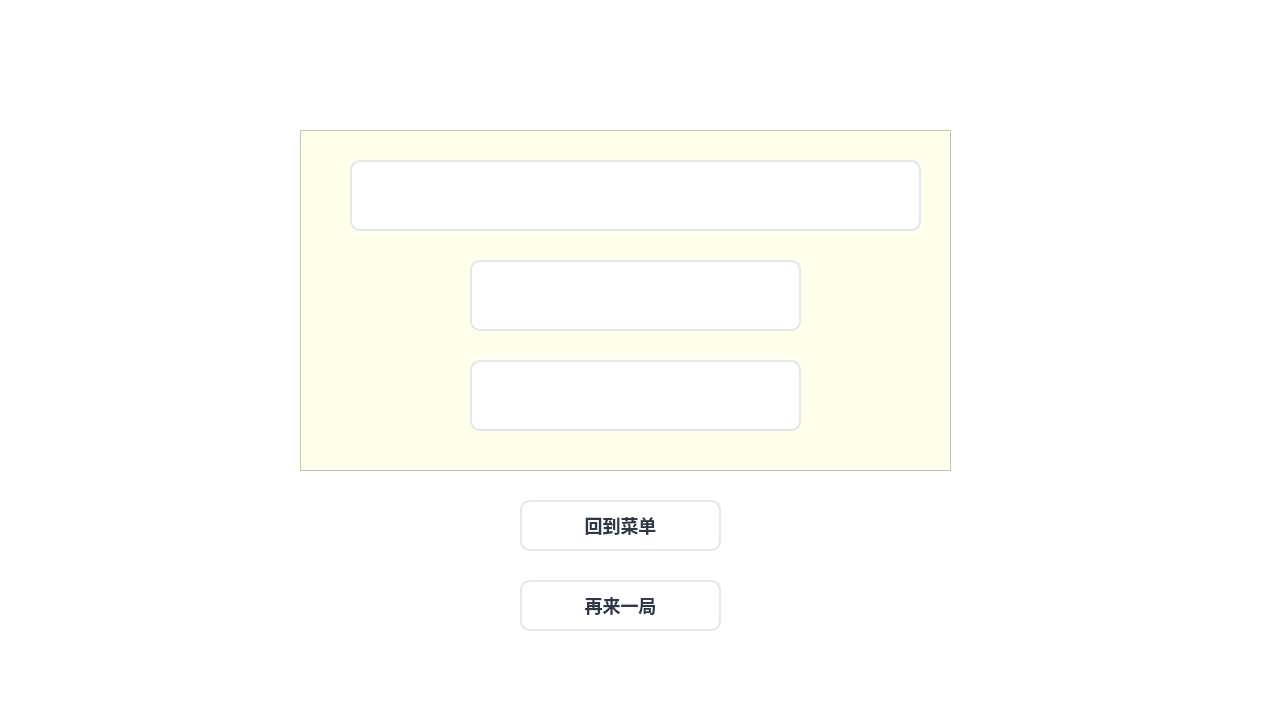
<?xml version="1.0" encoding="UTF-8"?>
<ui version="4.0">
 <class>ScorePanel</class>
 <widget class="QWidget" name="ScorePanel">
  <property name="geometry">
   <rect>
    <x>0</x>
    <y>0</y>
    <width>1280</width>
    <height>720</height>
   </rect>
  </property>
  <property name="sizePolicy">
   <sizepolicy hsizetype="Preferred" vsizetype="Preferred">
    <horstretch>0</horstretch>
    <verstretch>0</verstretch>
   </sizepolicy>
  </property>
  <property name="windowTitle">
   <string>Form</string>
  </property>
  <property name="styleSheet">
   <string notr="true">background-color:#ffffff
</string>
  </property>
  <widget class="QPushButton" name="anotherGame">
   <property name="geometry">
    <rect>
     <x>520</x>
     <y>580</y>
     <width>201</width>
     <height>51</height>
    </rect>
   </property>
   <property name="font">
    <font>
     <family>Inter</family>
     <pointsize>-1</pointsize>
     <fontweight>Medium</fontweight>
    </font>
   </property>
   <property name="styleSheet">
    <string notr="true">font-family: &quot;Inter&quot;, &quot;Segoe UI&quot;, &quot;Helvetica Neue&quot;, sans-serif;
font-size: 18px;
font-weight: 500;
color: #2D3748;
background-color: #FFFFFF;
border-radius: 10px;
border: 2px solid #E2E8F0;
</string>
   </property>
   <property name="text">
    <string>再来一局</string>
   </property>
  </widget>
  <widget class="QPushButton" name="backToMainMenu">
   <property name="geometry">
    <rect>
     <x>520</x>
     <y>500</y>
     <width>201</width>
     <height>51</height>
    </rect>
   </property>
   <property name="font">
    <font>
     <family>Inter</family>
     <pointsize>-1</pointsize>
     <fontweight>Medium</fontweight>
    </font>
   </property>
   <property name="styleSheet">
    <string notr="true">font-family: &quot;Inter&quot;, &quot;Segoe UI&quot;, &quot;Helvetica Neue&quot;, sans-serif;
font-size: 18px;
font-weight: 500;
color: #2D3748;
background-color: #FFFFFF;
border-radius: 10px;
border: 2px solid #E2E8F0;
</string>
   </property>
   <property name="text">
    <string>回到菜单</string>
   </property>
  </widget>
  <widget class="QTextEdit" name="plainText">
   <property name="geometry">
    <rect>
     <x>300</x>
     <y>130</y>
     <width>651</width>
     <height>341</height>
    </rect>
   </property>
   <property name="styleSheet">
    <string notr="true">background-color:rgb(255, 255, 234)</string>
   </property>
  </widget>
  <widget class="QTextEdit" name="winOrLoseText">
   <property name="geometry">
    <rect>
     <x>350</x>
     <y>160</y>
     <width>571</width>
     <height>71</height>
    </rect>
   </property>
   <property name="styleSheet">
    <string notr="true">font-family: &quot;Inter&quot;, &quot;Segoe UI&quot;, &quot;Helvetica Neue&quot;, sans-serif;
font-size: 28px;
font-weight: 500;
color: #2D3748;
background-color: #FFFFFF;
border-radius: 10px;
border: 2px solid #E2E8F0; 
text-align: center;</string>
   </property>
  </widget>
  <widget class="QTextEdit" name="rankText">
   <property name="geometry">
    <rect>
     <x>470</x>
     <y>260</y>
     <width>331</width>
     <height>71</height>
    </rect>
   </property>
   <property name="styleSheet">
    <string notr="true">font-family: &quot;Inter&quot;, &quot;Segoe UI&quot;, &quot;Helvetica Neue&quot;, sans-serif;
font-size: 28px;
font-weight: 500;
color: #2D3748;
background-color: #FFFFFF;
border-radius: 10px;
border: 2px solid #E2E8F0; 
text-align: center;</string>
   </property>
  </widget>
  <widget class="QTextEdit" name="surviveTimeText">
   <property name="geometry">
    <rect>
     <x>470</x>
     <y>360</y>
     <width>331</width>
     <height>71</height>
    </rect>
   </property>
   <property name="styleSheet">
    <string notr="true">font-family: &quot;Inter&quot;, &quot;Segoe UI&quot;, &quot;Helvetica Neue&quot;, sans-serif;
font-size: 28px;
font-weight: 500;
color: #2D3748;
background-color: #FFFFFF;
border-radius: 10px;
border: 2px solid #E2E8F0; 
text-align: center;</string>
   </property>
  </widget>
 </widget>
 <resources/>
 <connections/>
</ui>
